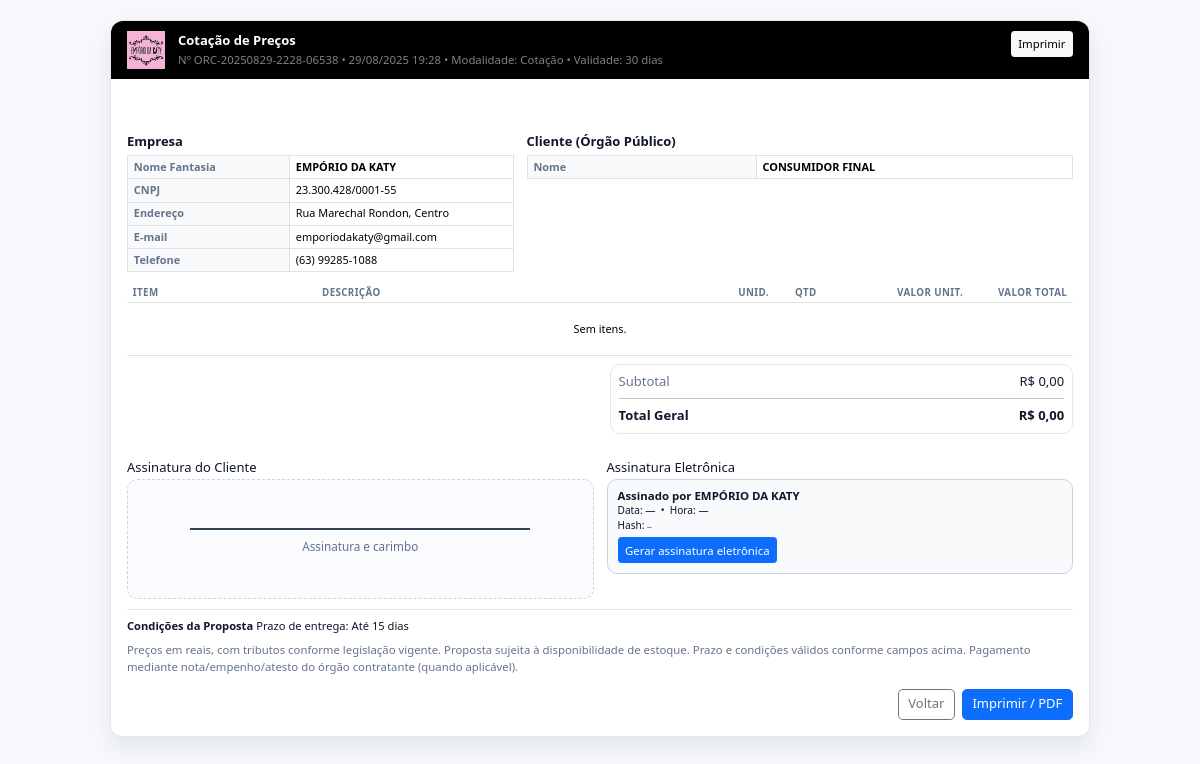
/pedidos/12/cotacao/ (signed in), run on the app's committed database.
### camisas/models.py (models this page shows, shortened)
class Empresa(models.Model):
    nome_fantasia = models.CharField(max_length=120)
    razao_social = models.CharField(max_length=180, blank=True, null=True)
    cnpj = models.CharField(max_length=18, blank=True, null=True)
    ie = models.CharField("Inscrição Estadual", max_length=30, blank=True, null=True)
    email = models.EmailField(blank=True, null=True)
    telefone = models.CharField(max_length=30, blank=True, null=True)
    endereco = models.CharField(max_length=180, blank=True, null=True)
    cidade = models.CharField(max_length=80, blank=True, null=True)
    uf = models.CharField(max_length=2, blank=True, null=True)
    logo = models.ImageField(upload_to=logo_upload_to, blank=True, null=True)
    class Meta:
        ordering = ("nome_fantasia",)
    @property
    def logo_has_file(self) -> bool:
        f = getattr(self, "logo", None)
        return bool(f and getattr(f, "name", None))
    @property
    def logo_url_safe(self) -> str:
        if not self.logo_has_file:
            return ""
        try:
            return self.logo.url
        except Exception:
            return ""
    def logo_img_tag(self, height: int = 120) -> str:
        """Pré-visualização segura para usar no admin (readonly_fields)."""
        url = self.logo_url_safe
        if not url:
            return "—"
        return mark_safe(
            f'<img src="{url}" style="max-height:{height}px;border:1px solid #eee;padding:4px;border-radius:6px">'
        )
    logo_img_tag.short_description = "Logo"

class Pedido(models.Model):
    STATUS = (
        ("ORC", "Orçamento"),
        ("PEN", "Pendente"),
        ("PROD", "Em Produção"),
        ("FAT", "Faturado/Entregue"),
        ("CANC", "Cancelado"),
    )
    empresa = models.ForeignKey('Empresa', on_delete=models.PROTECT, related_name="pedidos")
    cliente = models.ForeignKey('Cliente', on_delete=models.PROTECT, related_name="pedidos")
    criado_em = models.DateTimeField(default=timezone.now)
    status = models.CharField(max_length=4, choices=STATUS, default="ORC")
    observacao = models.TextField(blank=True, null=True)
    desconto_percentual = models.DecimalField(max_digits=7, decimal_places=2, default=Decimal("0.00"))
    acrescimo_percentual = models.DecimalField(max_digits=7, decimal_places=2, default=Decimal("0.00"))
    orcamento_ocultar_total = models.BooleanField(
        default=False,
        help_text="Se marcado, esconde o bloco de totais e a coluna Subtotal no orçamento."
    )
    numero_orcamento = models.CharField(max_length=40, blank=True, null=True)
    validade = models.DateField(blank=True, null=True)
    condicoes = models.TextField(blank=True, null=True)
    arte = SafeImageField(upload_to=arte_upload_to, blank=True, null=True)
    APPROVAL_CHOICES = (("PEND", "Pendente"), ("APRV", "Aprovado"), ("REJ", "Recusado"))
    approval_token = models.CharField(max_length=64, unique=True, db_index=True, default=gen_approval_token, editable=False)
    approval_status = models.CharField(max_length=4, choices=APPROVAL_CHOICES, default="PEND")
    approval_decided_at = models.DateTimeField(blank=True, null=True)
    approval_decision_ip = models.GenericIPAddressField(blank=True, null=True)
    approval_name = models.CharField(max_length=120, blank=True, null=True)
    approval_email = models.EmailField(blank=True, null=True)
    approval_comment = models.TextField(blank=True, null=True)
    approval_signature = SafeImageField(upload_to="assinaturas/%Y/%m", blank=True, null=True)
    approval_user_agent = models.TextField(blank=True, default="")
    approval_timezone = models.CharField(max_length=64, blank=True, default="")
    approval_hash = models.CharField(max_length=64, blank=True, default="")
    ART_CHOICES = (("PEND", "Pendente"), ("APRV", "Aprovado"), ("REJ", "Recusado"))
    artwork_token = models.CharField(max_length=64, unique=True, db_index=True, default=gen_approval_token, editable=False)
    artwork_status = models.CharField(max_length=4, choices=ART_CHOICES, default="PEND")
    artwork_decided_at = models.DateTimeField(blank=True, null=True)
    artwork_decision_ip = models.GenericIPAddressField(blank=True, null=True)
    artwork_name = models.CharField(max_length=120, blank=True, null=True)
    artwork_email = models.EmailField(blank=True, null=True)
    artwork_comment = models.TextField(blank=True, null=True)
    artwork_signature = SafeImageField(upload_to="assinaturas/%Y/%m", blank=True, null=True)
    artwork_user_agent = models.TextField(blank=True, default="")
    artwork_timezone = models.CharField(max_length=64, blank=True, default="")
    artwork_hash = models.CharField(max_length=64, blank=True, default="")
    def total_bruto(self) -> Decimal:
        return sum((i.preco_unitario * i.quantidade) for i in self.itens.all()) or Decimal("0.00")
    def total_com_descontos(self) -> Decimal:
        total = self.total_bruto()
        if self.acrescimo_percentual:
            total *= (Decimal("1") + self.acrescimo_percentual / Decimal("100"))
        if self.desconto_percentual:
            total *= (Decimal("1") - self.desconto_percentual / Decimal("100"))
        return total.quantize(Decimal("0.01"))
    @property
    def approval_has_signature(self) -> bool:
        f = getattr(self, "approval_signature", None)
        return bool(f and getattr(f, "name", None))

class Cliente(models.Model):
    empresa = models.ForeignKey(Empresa, on_delete=models.PROTECT, related_name="clientes")
    nome = models.CharField(max_length=120)
    cpf_cnpj = models.CharField(max_length=20, blank=True, null=True)
    email = models.EmailField(blank=True, null=True)
    telefone = models.CharField(max_length=30, blank=True, null=True)
    endereco = models.CharField(max_length=180, blank=True, null=True)
    observacoes = models.TextField(blank=True, null=True)
    def __str__(self) -> str:
        return self.nome

### camisas/views.py (the view, shortened to what this page needs)
# urls.py: path("pedidos/<int:pk>/cotacao/", views.pedido_cotacao_precos, name="pedido_cotacao_precos"),
@login_required
def pedido_cotacao_precos(request, pk):
    pedido = get_object_or_404(
        Pedido.objects
              .select_related("empresa", "cliente")
              .prefetch_related("itens__variacao__produto"),
        pk=pk
    )
    subtotal = _dec(pedido.total_bruto())
    total    = _dec(pedido.total_com_descontos())
    desc_pct = _dec(getattr(pedido, "desconto_percentual", None))
    val_desc = subtotal * desc_pct / Decimal("100")
    val_acr  = total - (subtotal - val_desc)
    CENT = Decimal("0.01")
    val_desc = (val_desc if val_desc > 0 else Decimal("0")).quantize(CENT, rounding=ROUND_HALF_UP)
    val_acr  = (val_acr  if val_acr  > 0 else Decimal("0")).quantize(CENT, rounding=ROUND_HALF_UP)
    subtotal = subtotal.quantize(CENT, rounding=ROUND_HALF_UP)
    total    = total.quantize(CENT,    rounding=ROUND_HALF_UP)
    frete_valor_param = request.GET.get("frete_valor")
    frete_valor = None
    if frete_valor_param not in (None, "", "0", "0.0", "0.00"):
        fv = _dec(frete_valor_param, "0")
        if fv > 0:
            frete_valor = fv.quantize(CENT, rounding=ROUND_HALF_UP)
    cot = {
        "processo": request.GET.get("proc", ""),
        "modalidade": request.GET.get("mod", "Cotação"),
        "edital": request.GET.get("edital", ""),
        "validade": request.GET.get("val", "30 dias"),
        "prazo_entrega": request.GET.get("prazo", "Até 15 dias"),
        "local_entrega": request.GET.get("local", pedido.cliente.endereco or ""),
        "condicoes_pagamento": request.GET.get("pag", "30 dias após atesto"),
        "garantia": request.GET.get("garantia", "90 dias"),
        "frete": request.GET.get("frete", "CIF"),
        "frete_valor": frete_valor,
    }
    esig_at = None
    esig_hash = None
    esig_qr = None
    esig_verify_url = None
    if ESignature is not None and hasattr(pedido, "esignatures"):
        esig = pedido.esignatures.filter(role="empresa").order_by("-signed_at").first()
    if not esig_at:
        esig_at = getattr(pedido, "esig_datetime", None) \
                  or getattr(pedido, "approval_signed_at", None) \
                  or timezone.now()
    if not esig_hash:
        esig_hash = getattr(pedido, "esig_hash", None) \
                    or getattr(pedido, "approval_signature_hash", None) \
                    or "—"
    try:
        esign_create_url = reverse("camisas:esign_create", args=[pedido.pk])
    except Exception:
        esign_create_url = f"/assinaturas/{pedido.pk}/criar/"
    context = {
        "pedido": pedido,
        "empresa": pedido.empresa,
        "cliente": pedido.cliente,
        "itens": pedido.itens.all(),
        "subtotal": subtotal,
        "total": total,
        "val_desc": val_desc,
        "val_acr": val_acr,
        "cot": cot,
        "esig_at": esig_at,
        "esig_hash": esig_hash,
        "esig_qr": esig_qr,
        "esig_verify_url": esig_verify_url,
        "esign_create_url": esign_create_url,
        "now": timezone.now(),
    }
    return render(request, "camisas/cotacao_precos.html", context)

### camisas/templates/camisas/cotacao_precos.html (shortened to what this page needs)
<!doctype html>
<html lang="pt-br">
<head>
  <link href="https://cdn.jsdelivr.net/npm/bootstrap@5.3.3/dist/css/bootstrap.min.css" rel="stylesheet"/>
</head>
<body>
<div class="paper">
  <div class="brand d-flex justify-content-between align-items-start">
    <div class="d-flex align-items-start gap-3">
      {% if empresa.logo_has_file %}<img class="logo" src="{{ empresa.logo_url_safe }}" alt="{{ empresa.nome_fantasia }}">{% endif %}
      <div>
        <div class="fw-bold">Cotação de Preços</div>
        <div class="text-white-50 small">
          {% with c=cot %}
            Nº {{ pedido.numero_orcamento|default:pedido.pk }} • {{ pedido.criado_em|date:"d/m/Y H:i" }}
            {% if c.modalidade %} • Modalidade: {{ c.modalidade }}{% endif %}
            {% if pedido.validade %} • Validade: {{ pedido.validade|date:"d/m/Y" }}
            {% elif c.validade %}     • Validade: {{ c.validade }}{% endif %}
          {% endwith %}
        </div>
      </div>
    </div>
    <button class="btn btn-light btn-sm no-print" onclick="window.print()">Imprimir</button>
  </div>
  <div class="p-wrap">
    <div class="row g-3 mb-2 print-ec ec-section">
      <div class="col-12 col-md-5">
        <div class="info-title">Empresa</div>
        <table class="table table-sm table-bordered info-table">
          <tbody>
            <tr><th>Nome Fantasia</th><td class="fw-semibold">{{ empresa.nome_fantasia }}</td></tr>
            {% if empresa.cnpj %}<tr><th>CNPJ</th><td>{{ empresa.cnpj }}</td></tr>{% endif %}
            {% if empresa.endereco %}<tr><th>Endereço</th><td>{{ empresa.endereco }}</td></tr>{% endif %}
            {% if empresa.email %}<tr><th>E-mail</th><td>{{ empresa.email }}</td></tr>{% endif %}
            {% if empresa.telefone %}<tr><th>Telefone</th><td>{{ empresa.telefone }}</td></tr>{% endif %}
          </tbody>
        </table>
      </div>
      <div class="col-12 col-md-7">
        <div class="info-title">Cliente (Órgão Público)</div>
        <table class="table table-sm table-bordered info-table">
          <tbody>
            <tr><th>Nome</th><td class="fw-semibold">{{ cliente }}</td></tr>
          </tbody>
        </table>
      </div>
    </div>
    <div class="table-responsive">
      <table class="table table-sm align-middle items-table">
        <thead>
          <tr>
            <th style="width:20%">Item</th>
            <th style="width:44%">Descrição</th>
            <th style="width:6%">Unid.</th>
            <th style="width:8%">Qtd</th>
            <th style="width:11%">Valor unit.</th>
            <th style="width:11%">Valor total</th>
          </tr>
        </thead>
        <tbody>
          {% for it in itens %}
          <tr>
            <td class="fw-semibold">{{ it.variacao.produto.nome }}</td>
            <td class="text-break">
              {% if it.descricao %}{{ it.descricao }}
              {% elif it.variacao.produto.descricao %}{{ it.variacao.produto.descricao }}
              {% else %}—{% endif %}
            </td>
            <td>{{ it.unidade|default:"UN" }}</td>
            <td>{{ it.quantidade }}</td>
            <td>R$ {{ it.preco_unitario|floatformat:2 }}</td>
            <td>R$ {{ it.subtotal|floatformat:2 }}</td>
          </tr>
          {% empty %}
          <tr><td colspan="6" class="text-center small-muted py-4">Sem itens.</td></tr>
          {% endfor %}
        </tbody>
      </table>
    </div>
    <div class="row justify-content-end">
      <div class="col-md-6">
        <div class="totals">
          <div class="d-flex justify-content-between"><span class="small-muted">Subtotal</span><span>R$ {{ subtotal|floatformat:2 }}</span></div>
          <hr class="my-2">
          <div class="d-flex justify-content-between fw-bold"><span>Total Geral</span><span>R$ {{ total|floatformat:2 }}</span></div>
        </div>
      </div>
    </div>
    <div class="row g-3 mt-3 signatures-grid">
      <div class="col-12 col-lg-6">
        <h3 class="h6 mb-1">Assinatura do Cliente</h3>
        <div class="sig-box">
          {% if pedido.approval_has_signature %}
            <img class="sig-img" src="{{ pedido.approval_signature_url_safe }}" alt="Assinatura do cliente">
          {% else %}
            <div class="sig-line" aria-hidden="true"></div>
          {% endif %}
          <div class="sig-caption">Assinatura e carimbo</div>
        </div>
      </div>
      <div class="col-12 col-lg-6">
        <h3 class="h6 mb-1">Assinatura Eletrônica</h3>
        <div class="esig-box d-flex align-items-center justify-content-between gap-2">
          <div>
            <div class="esig-title">Assinado por {{ empresa.nome_fantasia }}</div>
            <div class="small">
              Data:
              <span id="esig-date">
                {% if esig_verify_url or esig_qr %}{{ esig_at|date:"d/m/Y" }}{% else %}—{% endif %}
              </span>
              &nbsp;•&nbsp; Hora:
              <span id="esig-time">
                {% if esig_verify_url or esig_qr %}{{ esig_at|date:"H:i" }}{% else %}—{% endif %}
              </span>
            </div>
            <div class="small mt-1">
              Hash: <span class="mono" id="esig-hash">{% if esig_hash %}{{ esig_hash }}{% else %}—{% endif %}</span>
            </div>
            {% if esig_verify_url %}
              <div class="small mt-1 no-print"><a id="esig-verify" href="{{ esig_verify_url }}">Verificar assinatura</a></div>
            {% elif esign_create_url %}
              <div class="small mt-2 no-print">
                <button id="btn-esign" class="btn btn-sm btn-primary">Gerar assinatura eletrônica</button>
              </div>
            {% endif %}
          </div>
        </div>
      </div>
    </div>
    {% with c=cot %}
    {% if c.prazo_entrega or c.local_entrega or c.garantia or c.frete %}
      <div class="cond-inline">
        <strong>Condições da Proposta</strong>
        {% if c.prazo_entrega %} Prazo de entrega: {{ c.prazo_entrega }}{% endif %}
      </div>
    {% endif %}
    {% endwith %}
    <div class="small small-muted mt-2">
      Preços em reais, com tributos conforme legislação vigente. Proposta sujeita à disponibilidade de estoque.
      Prazo e condições válidos conforme campos acima. Pagamento mediante nota/empenho/atesto do órgão contratante (quando aplicável).
    </div>
    <div class="d-flex justify-content-end gap-2 mt-3 no-print">
      <a class="btn btn-outline-secondary" href="{% url 'camisas:pedido_detail' pedido.pk %}">Voltar</a>
      <button class="btn btn-primary" onclick="window.print()">Imprimir / PDF</button>
    </div>
  </div>
</div>
</body>
</html>

### data on the page
Empresa: logo_url_safe (picture), nome_fantasia "EMPÓRIO DA KATY", cnpj "23.300.428/0001-55", endereco "Rua Marechal Rondon, Centro", email "emporiodakaty@gmail.com", telefone "(63) 99285-1088"
Pedido: numero_orcamento "ORC-20250829-2228-06538", criado_em "29/08/2025 19:28"
Cliente: nome "CONSUMIDOR FINAL"

### other printed values
{{ c.modalidade }} "Cotação"
{{ c.validade }} "30 dias"
{{ subtotal|floatformat:2 }} "0,00"
{{ total|floatformat:2 }} "0,00"
{{ esig_hash }} "—"
{{ c.prazo_entrega }} "Até 15 dias"
